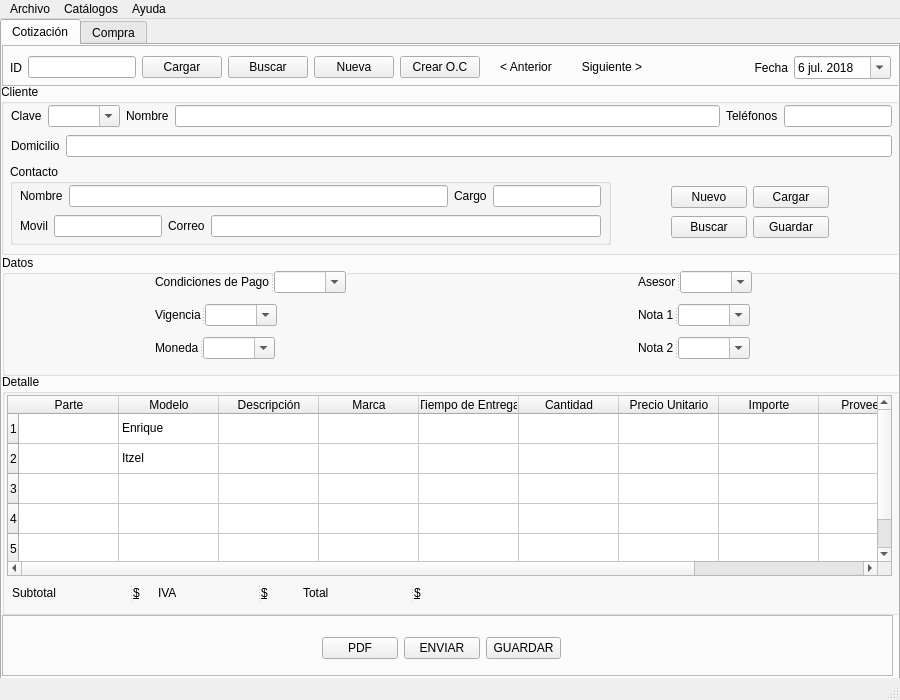
<?xml version="1.0" encoding="UTF-8"?>
<ui version="4.0">
 <class>ventana_principal</class>
 <widget class="QMainWindow" name="ventana_principal">
  <property name="windowModality">
   <enum>Qt::NonModal</enum>
  </property>
  <property name="geometry">
   <rect>
    <x>0</x>
    <y>0</y>
    <width>900</width>
    <height>700</height>
   </rect>
  </property>
  <property name="sizePolicy">
   <sizepolicy hsizetype="Expanding" vsizetype="Expanding">
    <horstretch>0</horstretch>
    <verstretch>0</verstretch>
   </sizepolicy>
  </property>
  <property name="minimumSize">
   <size>
    <width>900</width>
    <height>700</height>
   </size>
  </property>
  <property name="maximumSize">
   <size>
    <width>16777215</width>
    <height>16777215</height>
   </size>
  </property>
  <property name="cursor">
   <cursorShape>ArrowCursor</cursorShape>
  </property>
  <property name="mouseTracking">
   <bool>false</bool>
  </property>
  <property name="windowTitle">
   <string>Cotizaciónes y Compras CIMARR</string>
  </property>
  <property name="windowIcon">
   <iconset>
    <normaloff>assets/image016.png</normaloff>assets/image016.png</iconset>
  </property>
  <property name="windowOpacity">
   <double>1.000000000000000</double>
  </property>
  <widget class="QWidget" name="centralwidget">
   <property name="sizePolicy">
    <sizepolicy hsizetype="Expanding" vsizetype="Expanding">
     <horstretch>0</horstretch>
     <verstretch>0</verstretch>
    </sizepolicy>
   </property>
   <widget class="QTabWidget" name="pestanas">
    <property name="geometry">
     <rect>
      <x>0</x>
      <y>0</y>
      <width>900</width>
      <height>700</height>
     </rect>
    </property>
    <property name="autoFillBackground">
     <bool>false</bool>
    </property>
    <property name="locale">
     <locale language="Spanish" country="Mexico"/>
    </property>
    <property name="tabShape">
     <enum>QTabWidget::Rounded</enum>
    </property>
    <property name="currentIndex">
     <number>0</number>
    </property>
    <widget class="QWidget" name="tab">
     <property name="sizePolicy">
      <sizepolicy hsizetype="Expanding" vsizetype="Expanding">
       <horstretch>0</horstretch>
       <verstretch>0</verstretch>
      </sizepolicy>
     </property>
     <attribute name="title">
      <string>Cotización</string>
     </attribute>
     <widget class="QFrame" name="frame_arriba">
      <property name="enabled">
       <bool>true</bool>
      </property>
      <property name="geometry">
       <rect>
        <x>0</x>
        <y>0</y>
        <width>900</width>
        <height>41</height>
       </rect>
      </property>
      <property name="sizePolicy">
       <sizepolicy hsizetype="Fixed" vsizetype="Preferred">
        <horstretch>0</horstretch>
        <verstretch>0</verstretch>
       </sizepolicy>
      </property>
      <property name="focusPolicy">
       <enum>Qt::ClickFocus</enum>
      </property>
      <property name="autoFillBackground">
       <bool>false</bool>
      </property>
      <property name="frameShape">
       <enum>QFrame::StyledPanel</enum>
      </property>
      <property name="frameShadow">
       <enum>QFrame::Raised</enum>
      </property>
      <widget class="QWidget" name="layoutWidget">
       <property name="geometry">
        <rect>
         <x>8</x>
         <y>10</y>
         <width>881</width>
         <height>25</height>
        </rect>
       </property>
       <layout class="QHBoxLayout" name="horizontalLayout_7">
        <item>
         <widget class="QLabel" name="label">
          <property name="text">
           <string>ID</string>
          </property>
         </widget>
        </item>
        <item>
         <widget class="QLineEdit" name="texto_id">
          <property name="sizePolicy">
           <sizepolicy hsizetype="Fixed" vsizetype="Fixed">
            <horstretch>0</horstretch>
            <verstretch>0</verstretch>
           </sizepolicy>
          </property>
         </widget>
        </item>
        <item>
         <widget class="QPushButton" name="boton_cargar">
          <property name="text">
           <string>Cargar</string>
          </property>
         </widget>
        </item>
        <item>
         <widget class="QPushButton" name="boton_buscar">
          <property name="text">
           <string>Buscar</string>
          </property>
         </widget>
        </item>
        <item>
         <widget class="QPushButton" name="boton_nueva">
          <property name="contextMenuPolicy">
           <enum>Qt::DefaultContextMenu</enum>
          </property>
          <property name="text">
           <string>Nueva</string>
          </property>
         </widget>
        </item>
        <item>
         <widget class="QPushButton" name="boton_crear">
          <property name="text">
           <string>Crear O.C</string>
          </property>
         </widget>
        </item>
        <item>
         <widget class="QPushButton" name="boton_anterior">
          <property name="cursor">
           <cursorShape>BusyCursor</cursorShape>
          </property>
          <property name="text">
           <string>&lt; Anterior</string>
          </property>
          <property name="flat">
           <bool>true</bool>
          </property>
         </widget>
        </item>
        <item>
         <widget class="QPushButton" name="boton_siguiente">
          <property name="cursor">
           <cursorShape>BusyCursor</cursorShape>
          </property>
          <property name="text">
           <string>Siguiente &gt;</string>
          </property>
          <property name="flat">
           <bool>true</bool>
          </property>
         </widget>
        </item>
        <item>
         <spacer name="horizontalSpacer">
          <property name="orientation">
           <enum>Qt::Horizontal</enum>
          </property>
          <property name="sizeHint" stdset="0">
           <size>
            <width>98</width>
            <height>20</height>
           </size>
          </property>
         </spacer>
        </item>
        <item>
         <widget class="QLabel" name="label_2">
          <property name="layoutDirection">
           <enum>Qt::LeftToRight</enum>
          </property>
          <property name="text">
           <string>Fecha</string>
          </property>
          <property name="alignment">
           <set>Qt::AlignRight|Qt::AlignTrailing|Qt::AlignVCenter</set>
          </property>
         </widget>
        </item>
        <item>
         <widget class="QDateEdit" name="control_fecha">
          <property name="showGroupSeparator" stdset="0">
           <bool>false</bool>
          </property>
          <property name="minimumDate">
           <date>
            <year>1752</year>
            <month>9</month>
            <day>14</day>
           </date>
          </property>
          <property name="currentSection">
           <enum>QDateTimeEdit::DaySection</enum>
          </property>
          <property name="calendarPopup">
           <bool>true</bool>
          </property>
          <property name="date">
           <date>
            <year>2018</year>
            <month>7</month>
            <day>6</day>
           </date>
          </property>
         </widget>
        </item>
       </layout>
      </widget>
     </widget>
     <widget class="QGroupBox" name="groupBox">
      <property name="geometry">
       <rect>
        <x>-1</x>
        <y>39</y>
        <width>901</width>
        <height>171</height>
       </rect>
      </property>
      <property name="title">
       <string>Cliente</string>
      </property>
      <widget class="QGroupBox" name="groupBox_4">
       <property name="geometry">
        <rect>
         <x>9</x>
         <y>80</y>
         <width>601</width>
         <height>81</height>
        </rect>
       </property>
       <property name="title">
        <string>Contacto</string>
       </property>
       <widget class="QWidget" name="layoutWidget">
        <property name="geometry">
         <rect>
          <x>10</x>
          <y>20</y>
          <width>581</width>
          <height>24</height>
         </rect>
        </property>
        <layout class="QHBoxLayout" name="horizontalLayout_3">
         <item>
          <widget class="QLabel" name="label_7">
           <property name="text">
            <string>Nombre</string>
           </property>
          </widget>
         </item>
         <item>
          <widget class="QLineEdit" name="texto_nombre_contacto"/>
         </item>
         <item>
          <widget class="QLabel" name="label_8">
           <property name="text">
            <string>Cargo</string>
           </property>
          </widget>
         </item>
         <item>
          <widget class="QLineEdit" name="texto_cargo">
           <property name="sizePolicy">
            <sizepolicy hsizetype="Fixed" vsizetype="Fixed">
             <horstretch>0</horstretch>
             <verstretch>0</verstretch>
            </sizepolicy>
           </property>
          </widget>
         </item>
        </layout>
       </widget>
       <widget class="QWidget" name="layoutWidget">
        <property name="geometry">
         <rect>
          <x>10</x>
          <y>50</y>
          <width>581</width>
          <height>24</height>
         </rect>
        </property>
        <layout class="QHBoxLayout" name="horizontalLayout_4">
         <item>
          <widget class="QLabel" name="label_9">
           <property name="text">
            <string>Movil</string>
           </property>
          </widget>
         </item>
         <item>
          <widget class="QLineEdit" name="texto_movil_contacto">
           <property name="sizePolicy">
            <sizepolicy hsizetype="Fixed" vsizetype="Fixed">
             <horstretch>0</horstretch>
             <verstretch>0</verstretch>
            </sizepolicy>
           </property>
          </widget>
         </item>
         <item>
          <widget class="QLabel" name="label_10">
           <property name="text">
            <string>Correo</string>
           </property>
          </widget>
         </item>
         <item>
          <widget class="QLineEdit" name="texto_correo_contacto"/>
         </item>
        </layout>
       </widget>
      </widget>
      <widget class="QWidget" name="layoutWidget">
       <property name="geometry">
        <rect>
         <x>10</x>
         <y>50</y>
         <width>881</width>
         <height>24</height>
        </rect>
       </property>
       <layout class="QHBoxLayout" name="horizontalLayout_2">
        <item>
         <widget class="QLabel" name="label_6">
          <property name="text">
           <string>Domicilio</string>
          </property>
         </widget>
        </item>
        <item>
         <widget class="QLineEdit" name="texto_domicilio"/>
        </item>
       </layout>
      </widget>
      <widget class="QWidget" name="layoutWidget">
       <property name="geometry">
        <rect>
         <x>10</x>
         <y>20</y>
         <width>881</width>
         <height>24</height>
        </rect>
       </property>
       <layout class="QHBoxLayout" name="horizontalLayout">
        <property name="leftMargin">
         <number>0</number>
        </property>
        <item>
         <widget class="QLabel" name="label_3">
          <property name="text">
           <string>Clave</string>
          </property>
         </widget>
        </item>
        <item>
         <widget class="QComboBox" name="combobox_clave_cliente">
          <property name="sizePolicy">
           <sizepolicy hsizetype="Fixed" vsizetype="Fixed">
            <horstretch>0</horstretch>
            <verstretch>0</verstretch>
           </sizepolicy>
          </property>
          <property name="editable">
           <bool>true</bool>
          </property>
          <property name="sizeAdjustPolicy">
           <enum>QComboBox::AdjustToContentsOnFirstShow</enum>
          </property>
          <property name="frame">
           <bool>true</bool>
          </property>
         </widget>
        </item>
        <item>
         <widget class="QLabel" name="label_4">
          <property name="text">
           <string>Nombre</string>
          </property>
         </widget>
        </item>
        <item>
         <widget class="QLineEdit" name="texto_nombre_cliente"/>
        </item>
        <item>
         <widget class="QLabel" name="label_5">
          <property name="text">
           <string>Teléfonos</string>
          </property>
         </widget>
        </item>
        <item>
         <widget class="QLineEdit" name="texto_telefonos">
          <property name="sizePolicy">
           <sizepolicy hsizetype="Fixed" vsizetype="Fixed">
            <horstretch>0</horstretch>
            <verstretch>0</verstretch>
           </sizepolicy>
          </property>
         </widget>
        </item>
       </layout>
      </widget>
      <widget class="QWidget" name="layoutWidget">
       <property name="geometry">
        <rect>
         <x>670</x>
         <y>100</y>
         <width>158</width>
         <height>56</height>
        </rect>
       </property>
       <layout class="QGridLayout" name="gridLayout">
        <item row="0" column="0">
         <widget class="QPushButton" name="boton_nuevo">
          <property name="text">
           <string>Nuevo</string>
          </property>
         </widget>
        </item>
        <item row="0" column="1">
         <widget class="QPushButton" name="boton_cargar_cliente">
          <property name="text">
           <string>Cargar</string>
          </property>
         </widget>
        </item>
        <item row="1" column="0">
         <widget class="QPushButton" name="boton_buscar_cliente">
          <property name="text">
           <string>Buscar</string>
          </property>
         </widget>
        </item>
        <item row="1" column="1">
         <widget class="QPushButton" name="boton_guardar_cliente">
          <property name="text">
           <string>Guardar</string>
          </property>
         </widget>
        </item>
       </layout>
      </widget>
     </widget>
     <widget class="QGroupBox" name="groupBox_2">
      <property name="geometry">
       <rect>
        <x>0</x>
        <y>210</y>
        <width>901</width>
        <height>121</height>
       </rect>
      </property>
      <property name="title">
       <string>Datos</string>
      </property>
      <widget class="QWidget" name="layoutWidget">
       <property name="geometry">
        <rect>
         <x>11</x>
         <y>11</y>
         <width>881</width>
         <height>101</height>
        </rect>
       </property>
       <layout class="QGridLayout" name="gridLayout_2">
        <property name="leftMargin">
         <number>0</number>
        </property>
        <property name="rightMargin">
         <number>0</number>
        </property>
        <property name="horizontalSpacing">
         <number>150</number>
        </property>
        <property name="verticalSpacing">
         <number>6</number>
        </property>
        <item row="1" column="1">
         <widget class="QSplitter" name="splitter_6">
          <property name="sizePolicy">
           <sizepolicy hsizetype="Fixed" vsizetype="Fixed">
            <horstretch>0</horstretch>
            <verstretch>0</verstretch>
           </sizepolicy>
          </property>
          <property name="orientation">
           <enum>Qt::Horizontal</enum>
          </property>
          <widget class="QLabel" name="label_13">
           <property name="sizePolicy">
            <sizepolicy hsizetype="Fixed" vsizetype="Fixed">
             <horstretch>0</horstretch>
             <verstretch>0</verstretch>
            </sizepolicy>
           </property>
           <property name="text">
            <string>Nota 1</string>
           </property>
          </widget>
          <widget class="QComboBox" name="combobox_nota1">
           <property name="sizePolicy">
            <sizepolicy hsizetype="Preferred" vsizetype="Fixed">
             <horstretch>0</horstretch>
             <verstretch>0</verstretch>
            </sizepolicy>
           </property>
           <property name="editable">
            <bool>true</bool>
           </property>
          </widget>
         </widget>
        </item>
        <item row="0" column="0">
         <widget class="QSplitter" name="splitter_3">
          <property name="sizePolicy">
           <sizepolicy hsizetype="Fixed" vsizetype="Fixed">
            <horstretch>0</horstretch>
            <verstretch>0</verstretch>
           </sizepolicy>
          </property>
          <property name="orientation">
           <enum>Qt::Horizontal</enum>
          </property>
          <widget class="QLabel" name="label_11">
           <property name="sizePolicy">
            <sizepolicy hsizetype="Fixed" vsizetype="Fixed">
             <horstretch>0</horstretch>
             <verstretch>0</verstretch>
            </sizepolicy>
           </property>
           <property name="text">
            <string>Condiciones de Pago</string>
           </property>
          </widget>
          <widget class="QComboBox" name="combobox_condiciones">
           <property name="sizePolicy">
            <sizepolicy hsizetype="Preferred" vsizetype="Fixed">
             <horstretch>0</horstretch>
             <verstretch>0</verstretch>
            </sizepolicy>
           </property>
           <property name="editable">
            <bool>true</bool>
           </property>
          </widget>
         </widget>
        </item>
        <item row="2" column="0">
         <widget class="QSplitter" name="splitter_5">
          <property name="sizePolicy">
           <sizepolicy hsizetype="Fixed" vsizetype="Fixed">
            <horstretch>0</horstretch>
            <verstretch>0</verstretch>
           </sizepolicy>
          </property>
          <property name="orientation">
           <enum>Qt::Horizontal</enum>
          </property>
          <widget class="QLabel" name="label_15">
           <property name="sizePolicy">
            <sizepolicy hsizetype="Fixed" vsizetype="Fixed">
             <horstretch>0</horstretch>
             <verstretch>0</verstretch>
            </sizepolicy>
           </property>
           <property name="text">
            <string>Moneda</string>
           </property>
          </widget>
          <widget class="QComboBox" name="combobox_moneda">
           <property name="sizePolicy">
            <sizepolicy hsizetype="Preferred" vsizetype="Fixed">
             <horstretch>0</horstretch>
             <verstretch>0</verstretch>
            </sizepolicy>
           </property>
           <property name="editable">
            <bool>true</bool>
           </property>
          </widget>
         </widget>
        </item>
        <item row="2" column="1">
         <widget class="QSplitter" name="splitter_7">
          <property name="sizePolicy">
           <sizepolicy hsizetype="Fixed" vsizetype="Fixed">
            <horstretch>0</horstretch>
            <verstretch>0</verstretch>
           </sizepolicy>
          </property>
          <property name="orientation">
           <enum>Qt::Horizontal</enum>
          </property>
          <widget class="QLabel" name="label_14">
           <property name="sizePolicy">
            <sizepolicy hsizetype="Fixed" vsizetype="Fixed">
             <horstretch>0</horstretch>
             <verstretch>0</verstretch>
            </sizepolicy>
           </property>
           <property name="text">
            <string>Nota 2</string>
           </property>
          </widget>
          <widget class="QComboBox" name="combobox_nota2">
           <property name="sizePolicy">
            <sizepolicy hsizetype="Preferred" vsizetype="Fixed">
             <horstretch>0</horstretch>
             <verstretch>0</verstretch>
            </sizepolicy>
           </property>
           <property name="editable">
            <bool>true</bool>
           </property>
          </widget>
         </widget>
        </item>
        <item row="0" column="1">
         <widget class="QSplitter" name="splitter_2">
          <property name="sizePolicy">
           <sizepolicy hsizetype="Fixed" vsizetype="Fixed">
            <horstretch>0</horstretch>
            <verstretch>0</verstretch>
           </sizepolicy>
          </property>
          <property name="orientation">
           <enum>Qt::Horizontal</enum>
          </property>
          <widget class="QLabel" name="label_12">
           <property name="sizePolicy">
            <sizepolicy hsizetype="Fixed" vsizetype="Fixed">
             <horstretch>0</horstretch>
             <verstretch>0</verstretch>
            </sizepolicy>
           </property>
           <property name="text">
            <string>Asesor</string>
           </property>
          </widget>
          <widget class="QComboBox" name="combobox_asesor">
           <property name="sizePolicy">
            <sizepolicy hsizetype="Preferred" vsizetype="Fixed">
             <horstretch>0</horstretch>
             <verstretch>0</verstretch>
            </sizepolicy>
           </property>
           <property name="editable">
            <bool>true</bool>
           </property>
          </widget>
         </widget>
        </item>
        <item row="1" column="0">
         <widget class="QSplitter" name="splitter_4">
          <property name="sizePolicy">
           <sizepolicy hsizetype="Fixed" vsizetype="Fixed">
            <horstretch>0</horstretch>
            <verstretch>0</verstretch>
           </sizepolicy>
          </property>
          <property name="orientation">
           <enum>Qt::Horizontal</enum>
          </property>
          <widget class="QLabel" name="label_16">
           <property name="sizePolicy">
            <sizepolicy hsizetype="Fixed" vsizetype="Fixed">
             <horstretch>0</horstretch>
             <verstretch>0</verstretch>
            </sizepolicy>
           </property>
           <property name="text">
            <string>Vigencia</string>
           </property>
          </widget>
          <widget class="QComboBox" name="combobox_vigencia">
           <property name="sizePolicy">
            <sizepolicy hsizetype="Preferred" vsizetype="Fixed">
             <horstretch>0</horstretch>
             <verstretch>0</verstretch>
            </sizepolicy>
           </property>
           <property name="editable">
            <bool>true</bool>
           </property>
          </widget>
         </widget>
        </item>
       </layout>
      </widget>
     </widget>
     <widget class="QGroupBox" name="groupBox_3">
      <property name="geometry">
       <rect>
        <x>0</x>
        <y>329</y>
        <width>901</width>
        <height>241</height>
       </rect>
      </property>
      <property name="title">
       <string>Detalle</string>
      </property>
      <widget class="QTableWidget" name="tabla_detalle">
       <property name="geometry">
        <rect>
         <x>5</x>
         <y>21</y>
         <width>885</width>
         <height>181</height>
        </rect>
       </property>
       <property name="autoFillBackground">
        <bool>false</bool>
       </property>
       <property name="sizeAdjustPolicy">
        <enum>QAbstractScrollArea::AdjustIgnored</enum>
       </property>
       <property name="selectionMode">
        <enum>QAbstractItemView::SingleSelection</enum>
       </property>
       <property name="selectionBehavior">
        <enum>QAbstractItemView::SelectRows</enum>
       </property>
       <property name="gridStyle">
        <enum>Qt::SolidLine</enum>
       </property>
       <property name="sortingEnabled">
        <bool>true</bool>
       </property>
       <property name="rowCount">
        <number>5</number>
       </property>
       <row/>
       <row/>
       <row/>
       <row/>
       <row/>
       <column>
        <property name="text">
         <string>Parte</string>
        </property>
        <property name="background">
         <color>
          <red>184</red>
          <green>184</green>
          <blue>184</blue>
         </color>
        </property>
       </column>
       <column>
        <property name="text">
         <string>Modelo</string>
        </property>
        <property name="background">
         <color>
          <red>184</red>
          <green>184</green>
          <blue>184</blue>
         </color>
        </property>
       </column>
       <column>
        <property name="text">
         <string>Descripción</string>
        </property>
        <property name="background">
         <color>
          <red>184</red>
          <green>184</green>
          <blue>184</blue>
         </color>
        </property>
       </column>
       <column>
        <property name="text">
         <string>Marca</string>
        </property>
       </column>
       <column>
        <property name="text">
         <string>Tiempo de Entrega</string>
        </property>
       </column>
       <column>
        <property name="text">
         <string>Cantidad</string>
        </property>
       </column>
       <column>
        <property name="text">
         <string>Precio Unitario</string>
        </property>
       </column>
       <column>
        <property name="text">
         <string>Importe</string>
        </property>
       </column>
       <column>
        <property name="text">
         <string>Proveedor</string>
        </property>
       </column>
       <column>
        <property name="text">
         <string>Costo Unitario</string>
        </property>
       </column>
       <item row="0" column="1">
        <property name="text">
         <string>Enrique</string>
        </property>
       </item>
       <item row="1" column="1">
        <property name="text">
         <string>Itzel</string>
        </property>
       </item>
      </widget>
      <widget class="QWidget" name="layoutWidget">
       <property name="geometry">
        <rect>
         <x>10</x>
         <y>210</y>
         <width>431</width>
         <height>18</height>
        </rect>
       </property>
       <layout class="QHBoxLayout" name="horizontalLayout_5">
        <item>
         <widget class="QSplitter" name="splitter_10">
          <property name="orientation">
           <enum>Qt::Horizontal</enum>
          </property>
          <widget class="QLabel" name="label_17">
           <property name="text">
            <string>Subtotal</string>
           </property>
          </widget>
          <widget class="QLabel" name="label_valor_subtotal">
           <property name="font">
            <font>
             <underline>true</underline>
            </font>
           </property>
           <property name="text">
            <string>$</string>
           </property>
          </widget>
         </widget>
        </item>
        <item>
         <widget class="QSplitter" name="splitter_9">
          <property name="orientation">
           <enum>Qt::Horizontal</enum>
          </property>
          <widget class="QLabel" name="label_19">
           <property name="text">
            <string>IVA</string>
           </property>
          </widget>
          <widget class="QLabel" name="label_valor_iva">
           <property name="font">
            <font>
             <underline>true</underline>
            </font>
           </property>
           <property name="text">
            <string>$</string>
           </property>
          </widget>
         </widget>
        </item>
        <item>
         <widget class="QSplitter" name="splitter_8">
          <property name="orientation">
           <enum>Qt::Horizontal</enum>
          </property>
          <widget class="QLabel" name="label_21">
           <property name="text">
            <string>Total</string>
           </property>
          </widget>
          <widget class="QLabel" name="label_valor_total">
           <property name="font">
            <font>
             <underline>true</underline>
            </font>
           </property>
           <property name="text">
            <string>$</string>
           </property>
          </widget>
         </widget>
        </item>
       </layout>
      </widget>
     </widget>
     <widget class="QFrame" name="frame">
      <property name="geometry">
       <rect>
        <x>0</x>
        <y>570</y>
        <width>891</width>
        <height>61</height>
       </rect>
      </property>
      <property name="sizePolicy">
       <sizepolicy hsizetype="Expanding" vsizetype="Minimum">
        <horstretch>0</horstretch>
        <verstretch>0</verstretch>
       </sizepolicy>
      </property>
      <property name="frameShape">
       <enum>QFrame::StyledPanel</enum>
      </property>
      <property name="frameShadow">
       <enum>QFrame::Raised</enum>
      </property>
      <widget class="QWidget" name="layoutWidget">
       <property name="geometry">
        <rect>
         <x>320</x>
         <y>20</y>
         <width>239</width>
         <height>26</height>
        </rect>
       </property>
       <layout class="QHBoxLayout" name="horizontalLayout_6">
        <item>
         <widget class="QPushButton" name="boton_pdf">
          <property name="text">
           <string>PDF</string>
          </property>
         </widget>
        </item>
        <item>
         <widget class="QPushButton" name="boton_enviar">
          <property name="text">
           <string>ENVIAR</string>
          </property>
         </widget>
        </item>
        <item>
         <widget class="QPushButton" name="boton_guardar">
          <property name="text">
           <string>GUARDAR</string>
          </property>
         </widget>
        </item>
       </layout>
      </widget>
     </widget>
    </widget>
    <widget class="QWidget" name="tab_2">
     <property name="sizePolicy">
      <sizepolicy hsizetype="Expanding" vsizetype="Expanding">
       <horstretch>0</horstretch>
       <verstretch>0</verstretch>
      </sizepolicy>
     </property>
     <attribute name="title">
      <string>Compra</string>
     </attribute>
    </widget>
   </widget>
  </widget>
  <widget class="QMenuBar" name="menubar">
   <property name="geometry">
    <rect>
     <x>0</x>
     <y>0</y>
     <width>900</width>
     <height>21</height>
    </rect>
   </property>
   <widget class="QMenu" name="menuArchivo_Catalogos_Ayuda">
    <property name="title">
     <string>Archivo</string>
    </property>
    <addaction name="actionSalir"/>
   </widget>
   <widget class="QMenu" name="menuCat_logos">
    <property name="title">
     <string>Catálogos</string>
    </property>
    <addaction name="actionClientes"/>
    <addaction name="actionProveedores"/>
    <addaction name="actionProductos"/>
    <addaction name="actionDatos"/>
   </widget>
   <widget class="QMenu" name="menuAyuda">
    <property name="title">
     <string>Ayuda</string>
    </property>
   </widget>
   <addaction name="menuArchivo_Catalogos_Ayuda"/>
   <addaction name="menuCat_logos"/>
   <addaction name="menuAyuda"/>
  </widget>
  <widget class="QStatusBar" name="statusbar"/>
  <action name="actionClientes">
   <property name="text">
    <string>Clientes</string>
   </property>
  </action>
  <action name="actionProveedores">
   <property name="text">
    <string>Proveedores</string>
   </property>
  </action>
  <action name="actionSalir">
   <property name="text">
    <string>Salir</string>
   </property>
  </action>
  <action name="actionProductos">
   <property name="text">
    <string>Productos</string>
   </property>
  </action>
  <action name="actionDatos">
   <property name="text">
    <string>Datos</string>
   </property>
  </action>
 </widget>
 <resources/>
 <connections/>
</ui>
